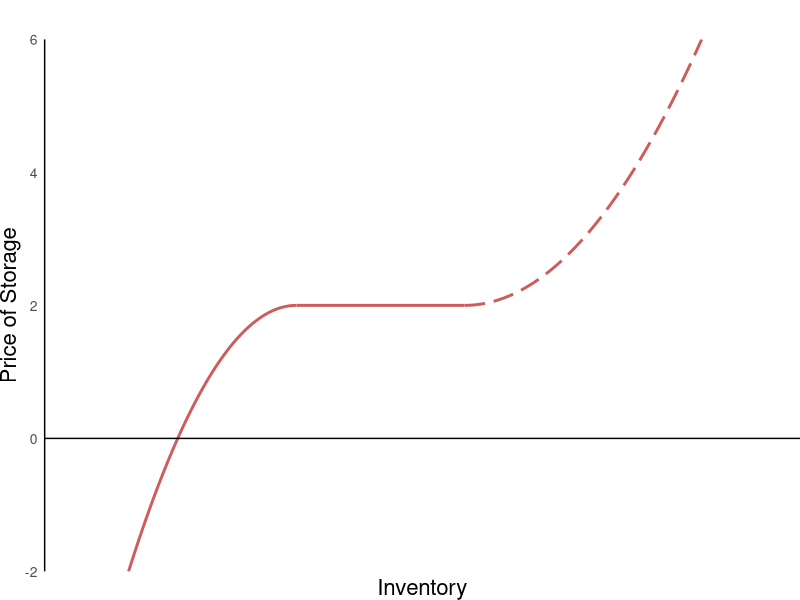

R code for this plot:
## ---- chunk 1
knitr::opts_chunk$set(echo = FALSE, fig.width = 11, fig.height = 7)
## ---- chunk 2
library(ggplot2)
library(cowplot)
library(data.table)
## ---- chunk 3

x <- seq(-2,7,0.001)

y1 <- -1*ifelse(x<2,x,NA)^2+4*ifelse(x<2,x,NA)-2
y2 <- ifelse((x>=2 & x<=4),2,NA)
y3 <- .5*ifelse(x>4,x,NA)^2-4*ifelse(x>4,x,NA)+10

dt <- data.table(x,y1,y2,y3)

ggplot(dt)+
  geom_line(aes(x=x,y=y1),size=1,color="indianred",na.rm=T)+
  geom_line(aes(x=x,y=y2),size=1,color="indianred",na.rm=T)+
  geom_line(aes(x=x,y=y3),size=1,color="indianred",linetype=5,na.rm=T)+
  geom_hline(yintercept = 0)+
  labs(x="Inventory",y="Price of Storage")+
  scale_x_continuous(expand=c(0,0),limits=c(-1,8))+
  scale_y_continuous(expand=c(0,0),limits=c(-2,6))+
  theme_classic()+
  theme(axis.title = element_text(size=16), axis.text.x = element_blank(), axis.text.y = element_text(size=10),axis.ticks = element_blank(),plot.margin = margin(1,0,0,0,"cm"), axis.line.x= element_blank())
